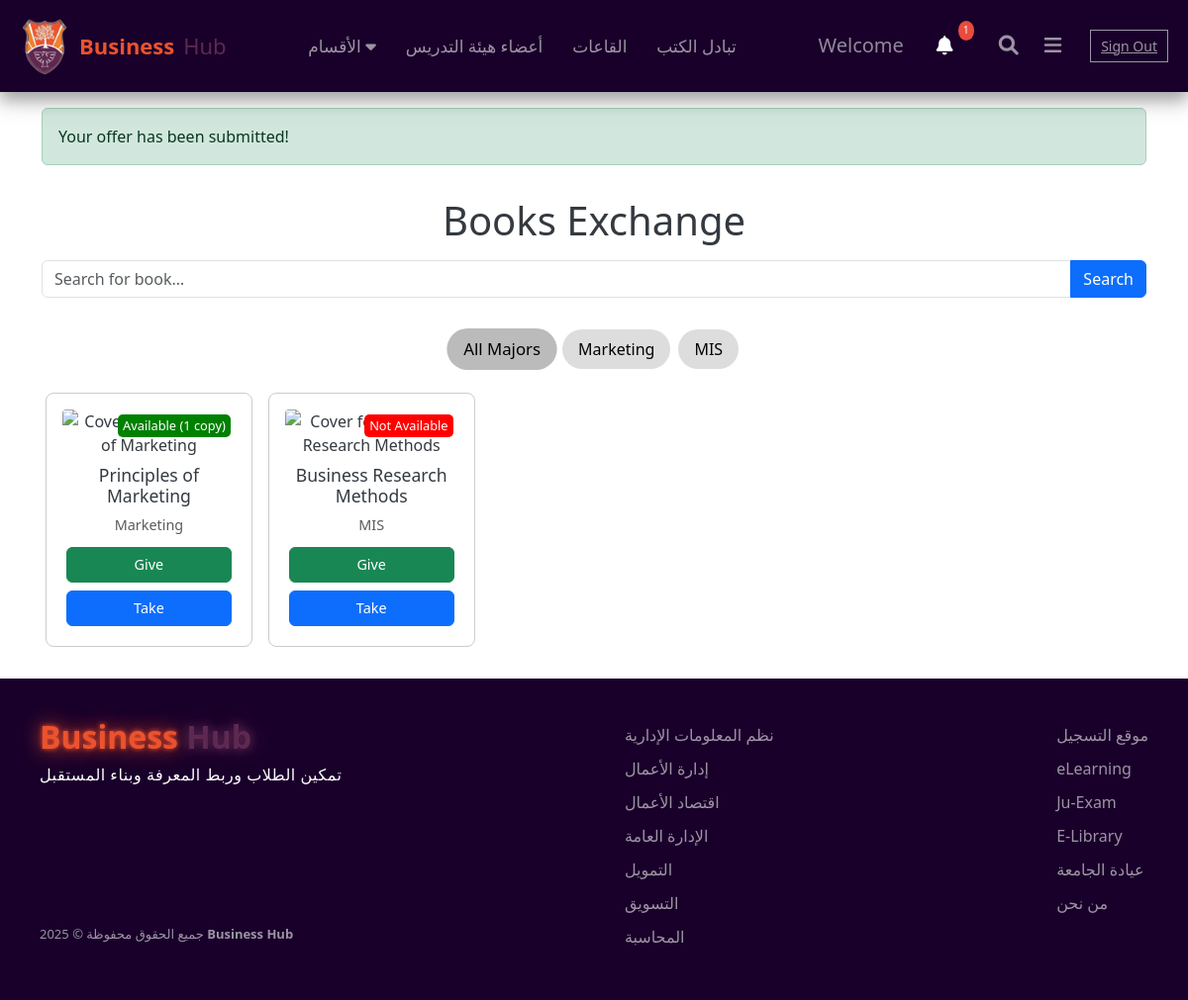
/businesshub/booksexchange.php?offer=ok (signed in), run on the app's committed database.
### tables this page shows
CREATE TABLE `book_exchange` (
  `id` int(11) NOT NULL,
  `book_name` varchar(255) DEFAULT NULL,
  `image` varchar(255) DEFAULT NULL,
  `department_id` int(11) DEFAULT NULL
);

CREATE TABLE `departments` (
  `id` int(11) NOT NULL,
  `department_name` varchar(100) NOT NULL,
  `description` text DEFAULT NULL
);

### businesshub/booksexchange.php (the view, shortened to what this page needs)
<?php
require_once 'includes/db.php';
$sql = "
  SELECT
    b.id,
    b.book_name,
    b.image,
    d.department_name AS department,   -- ← use the correct column
    COALESCE(o.copies,0)       AS copies
  FROM book_exchange AS b
  JOIN departments AS d
    ON b.department_id = d.id
  LEFT JOIN (
    SELECT
      book_id,
      COUNT(*) AS copies
    FROM book_offers
    WHERE status = 'active'            -- ← only count active (non-dropped) offers
    GROUP BY book_id
  ) AS o
    ON b.id = o.book_id
  ORDER BY d.department_name, b.book_name
";
$res   = mysqli_query($conn,$sql);
$books = mysqli_fetch_all($res, MYSQLI_ASSOC);
$offerStatus  = $_GET['offer'] ?? '';
$offerExists  = $offerStatus === 'exists';
$offerOk      = $offerStatus === 'ok';
?>
<!DOCTYPE html>
<html lang="en">
<head>
    <link rel="stylesheet" href="https://cdnjs.cloudflare.com/ajax/libs/font-awesome/6.0.0/css/all.min.css">
    <link rel="stylesheet" href="https://cdnjs.cloudflare.com/ajax/libs/font-awesome/6.0.0/css/all.min.css">
  <link rel="stylesheet" href="https://cdn.jsdelivr.net/npm/bootstrap@5.3.0/dist/css/bootstrap.min.css" />
    <?php $version = filemtime('css/header-footer.css'); ?>
    <link rel="stylesheet" href="css/header-footer.css?v=<?php echo $version; ?>">
</head>
<body>
<?php include 'includes/header.php'; ?>
<?php if ($offerExists): ?>
  <div class="container mt-3">
    <div class="alert alert-warning alert-dismissible fade show" role="alert">
      You’ve already offered that book — you can’t add it twice.
    </div>
  </div>
<?php elseif ($offerOk): ?>
  <div class="container mt-3">
    <div class="alert alert-success alert-dismissible fade show" role="alert">
      Your offer has been submitted!
    </div>
  </div>
<?php endif; ?>
<div class="page-title">
  <h1>Books Exchange</h1>
</div>
<div class="container mb-3">
  <div class="input-group">
    <input id="searchInput" type="text" class="form-control" placeholder="Search for book…">
    <button id="searchBtn" class="btn btn-primary">Search</button>
  </div>
</div>
<div class="category-tabs container mb-4">
  <button class="active" data-category="all">All Majors</button>
  <?php
    $depts = array_unique(array_column($books, 'department'));
    foreach ($depts as $dep):
  ?>
    <button data-category="<?= htmlspecialchars($dep) ?>">
      <?= htmlspecialchars($dep) ?>
    </button>
  <?php endforeach; ?>
</div>
<div class="book-grid container" id="bookGrid">
  <?php foreach($books as $b):
    $c   = (int)$b['copies'];
  ?>
    <div class="book-card"
         data-book-id="<?= (int)$b['id'] ?>"
         data-category="<?= htmlspecialchars($b['department']) ?>">
      <div class="book-image-container">
        <div class="book-status <?= $c > 0 ? 'available' : 'unavailable' ?>"
             data-copies="<?= $c ?>">
          <?= $c > 0
               ? "Available ({$c} copy" . ($c > 1 ? 'ies' : '') . ")"
               : "Not Available" ?>
        </div>
      </div>
      <h6><?= htmlspecialchars($b['book_name']) ?></h6>
      <p class="text-muted"><?= htmlspecialchars($b['department']) ?></p>
      <button class="btn btn-success"
              data-bs-toggle="modal"
              data-bs-target="#giveModal">
        Give
      </button>
      <button class="btn btn-primary"
              data-bs-toggle="modal"
              data-bs-target="#takeModal">
        Take
      </button>
    </div>
  <?php endforeach; ?>
</div>
<?php include 'includes/footer.php'; ?>
</body>
</html>

### businesshub/css/header-footer.css (style rules this page uses)
body { height: 100%; margin: 0; padding: 0; background-color: rgb(240, 234, 234) ; }

### businesshub/booksexchange.php (style rules this page uses)
:root { --primary-color: #0d6efd; --secondary-color: #6c757d; --light-bg: #f8f9fa; --dark-text: #343a40; --card-shadow: rgba(0, 0, 0, 0.1); }
body { margin: 0; padding: 0; background-color: #ffffff; color: var(--dark-text); }
.page-title { text-align: center; margin: 2rem 0 1rem 0; }
.category-tabs { display: flex; justify-content: center; flex-wrap: wrap; gap: 0.5rem; margin-top: 2rem; margin-bottom: 2rem; }
.category-tabs button { border: none; background-color: #ddd; padding: 0.5rem 1rem; border-radius: 20px; cursor: pointer; transition: background-color 0.2s ease, transform 0.2s ease; }
.category-tabs button.active, .category-tabs button:hover { background-color: #bbb; transform: scale(1.05); }
.book-grid { display: grid; grid-template-columns: repeat(auto-fill, minmax(200px, 1fr)); gap: 1rem; padding: 0 1rem; margin-bottom: 2rem; }
.book-card { border: 1px solid #ccc; border-radius: 8px; text-align: center; padding: 1rem; display: flex; flex-direction: column; justify-content: space-between; transition: transform 0.3s ease, box-shadow 0.3s ease; background-color: #fff; }
.book-image-container { position: relative; }
.book-status { position: absolute; top: 5px; right: 5px; font-size: 0.8rem; padding: 2px 5px; border-radius: 5px; color: #fff; }
.book-status.available { background-color: green; }
.book-status.unavailable { background-color: red; }
.book-card h6 { margin: 0.5rem 0; font-size: 1.1rem; font-weight: 500; }
.book-card p { font-size: 0.9rem; color: #666; margin-bottom: 0.5rem; }
.book-card .btn { margin: 0.25rem; font-size: 0.9rem; }

### data on the page
book_exchange: c "1", book_name "Principles of Marketing", department.department_name "Marketing"
book_exchange: shows "Not Available", book_name "Business Research Methods", department.department_name "MIS"

### other printed values
$unread "1"
$dep "Marketing"
$dep "MIS"
